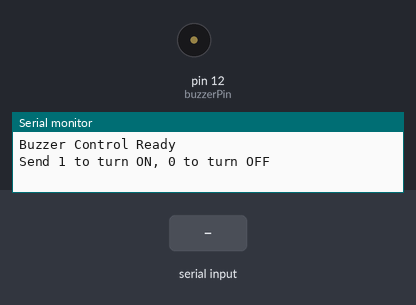
Bench run of a sketch on a simulated Arduino Uno, built with avr-gcc and run on an emulated ATmega328P. On the bench: buzzer (waves = sounding, pin HIGH), the last lines printed to the serial monitor. The inputs (shaded band) are chosen by the test bench.

Above: at 1.2 s.
1.3 s: "1" received over Serial
At 1.6 s:
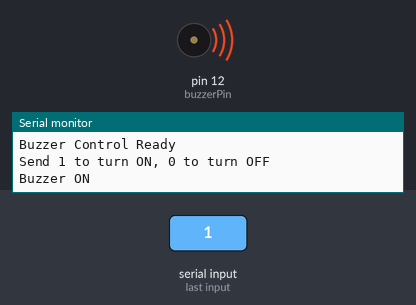
2.8 s: "0" received over Serial
At 4.0 s:
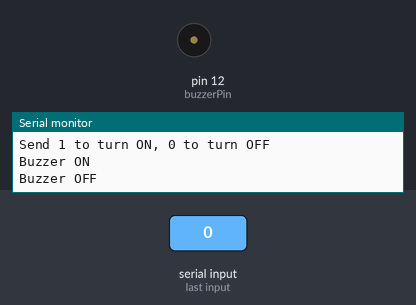
Timing chart, 0 to 5.8 s (numbered marks = the images above; inputs shaded):
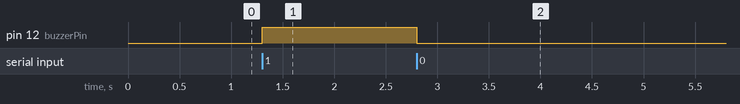

The sketch:

BUZZER_TEST.ino
```cpp
// Buzzer pin
const int buzzerPin = 12;

void setup() {
  // Initialize buzzer pin as output
  pinMode(buzzerPin, OUTPUT);
  digitalWrite(buzzerPin, LOW);  // Buzzer OFF by default

  // Start serial communication
  Serial.begin(9600);
  Serial.println("Buzzer Control Ready");
  Serial.println("Send 1 to turn ON, 0 to turn OFF");
}

void loop() {
  // Check if data is available on Serial
  if (Serial.available() > 0) {
    char command = Serial.read();  // Read one character

    if (command == '1') {
      digitalWrite(buzzerPin, HIGH);
      Serial.println("Buzzer ON");
    }
    else if (command == '0') {
      digitalWrite(buzzerPin, LOW);
      Serial.println("Buzzer OFF");
    }
  }
}
```

Measured:
- after the input at 1.3 s, pin 12 (buzzerPin): LOW → HIGH at once
- after the input at 2.8 s, pin 12 (buzzerPin): HIGH → LOW at once
